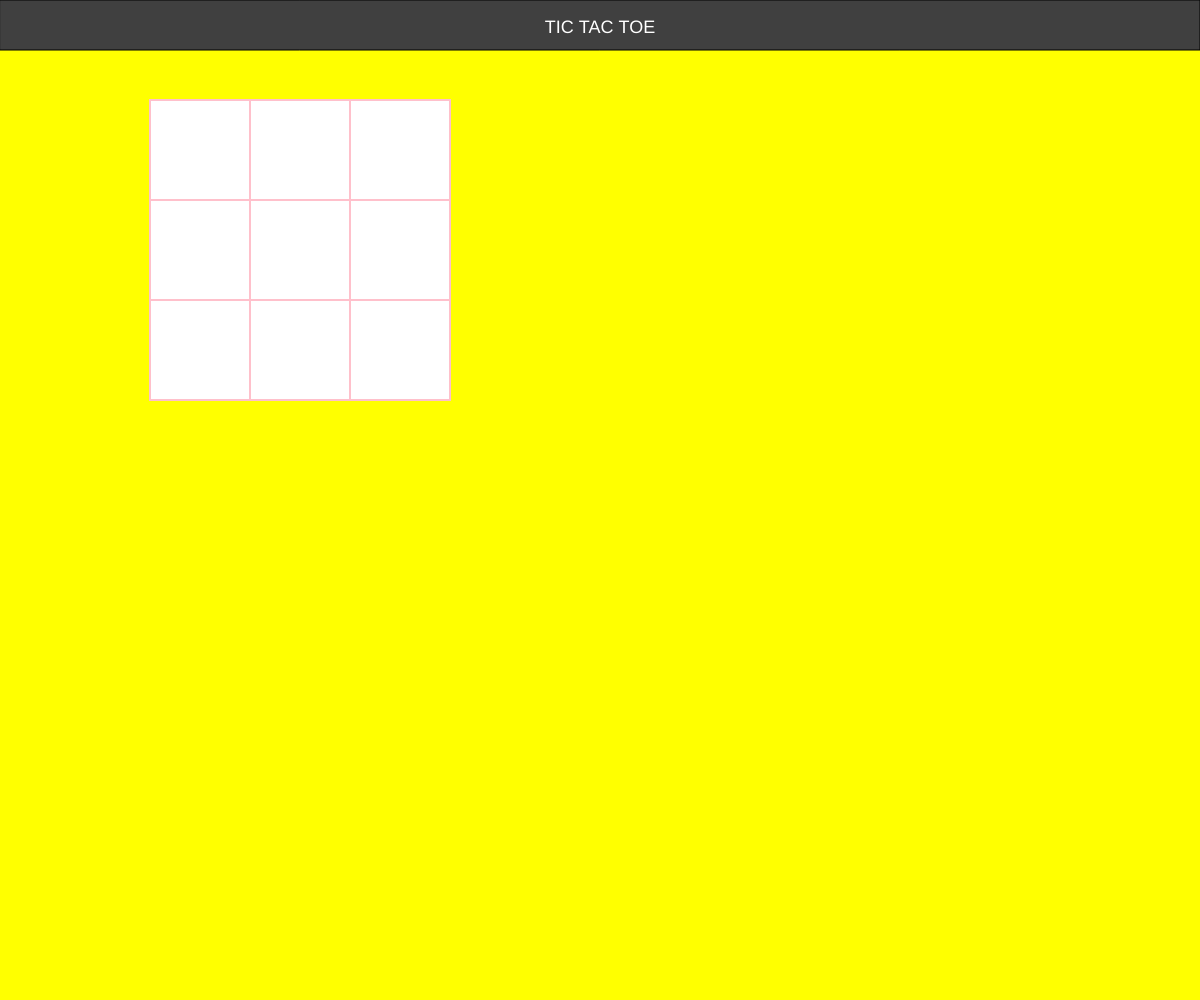
Frame 1 (no input)
Frame 60 (no input): identical to frame 1, image omitted
Frame 120 (the mouse pressed at the canvas centre since frame 60): identical to frame 1, image omitted

The p5.js sketch that drew this single still picture (run headless with seeded random() and noise() and a simulated clock; from frame 60 on, the mouse is pressed at the canvas centre):

// p5.js sketch
// ── sketch.js
var turn=0
function setup() {
    createCanvas(innerWidth,innerHeight); 
    background("yellow");
    fill("#404040");
    rect(0, 0, width, 50);
    textAlign(CENTER);
    fill("White");
    textSize(18);
    text("TIC TAC TOE", width / 2, 33);
    fill("Black");
}


function draw()
{

 createRow(100)
 createRow(200)
 createRow(300)  
}

function createRow(y)
{
  for (x = 150; x < 450; x=x+100)
   {
       var b1= new Box(x,y,100,100); 
       b1.appear();   
   }  
}
// ── Box.js
class Box {
  
    constructor(x,y,w,h) {
    this.x =x;
    this.y =y;
    this.w =w;
    this.h =h;
  }

    //make the color boxes appear on canvas
    appear()
    {
      stroke("pink");
      strokeWeight(2);
      fill("white");
      rect(this.x,this.y,this.w,this.h);
    }
}
